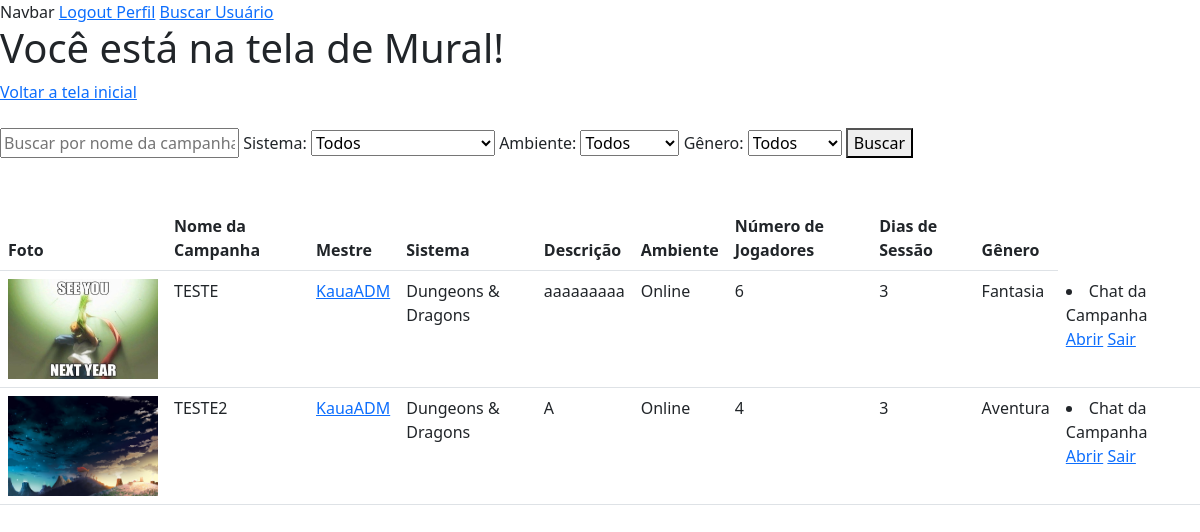
The app's page /buscarMesa/ (signed in) with its own data.
### home/models.py (models this page shows, shortened)
class Campanha(models.Model):
    nomeMestre = models.ForeignKey(Perfil, on_delete=models.CASCADE)
    SISTEMAS_RPG_CHOICES = (
        ('Dungeons & Dragons', 'Dungeons & Dragons'),
        ('Ordem Paranormal', 'Ordem Paranormal'),
        ('Tormenta20', 'Tormenta20'),
        ('Call of Cthulu', 'Call of Cthulu'),
        ('Outro', 'Outro')
    )
    AMBIENTES_RPG_CHOICES = (
        ('Online', 'Online'),
        ('Presencial', 'Presencial')
    )
    GENERO_RPG_CHOICES = (
        ('Aventura', 'Aventura'),
        ('Fantasia', 'Fantasia'),
        ('Histórico', 'Histórico'),
        ('Mistério', 'Mistério'),
        ('Suspense', 'Suspense'),
        ('Terror', 'Terror'),
    )
    nomeCampanha = models.CharField(max_length=52, null=True)
    sistemaCampanha = models.CharField(max_length=100, choices=SISTEMAS_RPG_CHOICES, null=True)
    descricaoCampanha = models.TextField(max_length=256, null=True)
    fotoCampanha = models.ImageField(upload_to='images/FotoCampanha/', null=True)
    ambienteCampanha = models.CharField(max_length=100, choices=AMBIENTES_RPG_CHOICES, null=True)
    numeroJogadores = models.IntegerField(null=True)
    diasSessao = models.CharField(max_length=52, null=True)
    generoRPG = models.CharField(max_length=100, choices=GENERO_RPG_CHOICES, null=True)

class Perfil(models.Model):
    nomePerfil = models.ForeignKey(User, on_delete=models.CASCADE)
    slug = models.SlugField(User, unique=True)
    SESSION_CHOICES = (
        ('Online', 'Online'),
        ('Presencial', 'Presencial'),
    )
    PLAYER_TYPE_CHOICES = (
        ('Mestre', 'Mestre'),
        ('Jogador', 'Jogador'),
        ('Ambos', 'Ambos'),
    )
    RPG_SYSTEM_CHOICES = (
        ('Dungeons & Dragons', 'Dungeons & Dragons'),
        ('Tormenta20', 'Tormenta20'),
        ('Ordem Paranormal', 'Ordem Paranormal'),
        ('Call of Cthulhu', 'Call of Cthulhu'),
        ('Outros', 'Outros'),
    )
    fotoConta = models.ImageField(upload_to='images/profilePictures')
    tipo_sessao = models.CharField(max_length=20, choices=SESSION_CHOICES, null=True)
    tipo_player = models.CharField(max_length=20, choices=PLAYER_TYPE_CHOICES, null=True)
    descricao = models.TextField(max_length=256, null=True)
    sistema_rpg = models.CharField(max_length=20, choices=RPG_SYSTEM_CHOICES, null=True)
    idade = models.IntegerField(null=True)

### chat/models.py (models this page shows, shortened)
class Grupo(models.Model):
    from home.models import Campanha
    uuid = models.UUIDField(default=uuid4, editable=False)
    membros = models.ManyToManyField(User)
    criador = models.ForeignKey(User, on_delete=models.CASCADE, null=True, related_name='grupos_criados')
    publico = models.BooleanField(default=False)
    campanha = models.ForeignKey(Campanha, on_delete=models.CASCADE, related_name='chats', null=True)

### home/views.py (the view)
# urls.py: path('buscarMesa/', views.buscarmesa, name='buscarmesa'),
@login_required
def buscarmesa(request):
    perfil = Perfil.objects.get(nomePerfil=request.user)
    sistema_busca = request.GET.get('q')
    sistema_filtro = request.GET.get('sistema')
    ambiente_filtro = request.GET.get('ambiente')
    genero_filtro = request.GET.get('genero')
    campanhas = Campanha.objects.all()
    if sistema_busca:
        campanhas = campanhas.filter(Q(nomeCampanha__icontains=sistema_busca))
    if sistema_filtro:
        campanhas = campanhas.filter(Q(sistemaCampanha__icontains=sistema_filtro))
    if ambiente_filtro:
        campanhas = campanhas.filter(Q(ambienteCampanha__icontains=ambiente_filtro))
    if genero_filtro:
        campanhas = campanhas.filter(Q(generoRPG__icontains=genero_filtro))
    campanhas_e_grupos = {}
    for campanha in campanhas:
        grupos = campanha.chats.all()
        campanhas_e_grupos[campanha] = grupos
    return render(request, 'principal/muralLogado.html', {'campanhas_e_grupos': campanhas_e_grupos, 'perfil': perfil})

### home/templates/principal/muralLogado.html (shortened to what this page needs)
{% extends 'principal/base.html' %}
{% block conteudo %}
<h1>Você está na tela de Mural!</h1>
<a href='{% url 'index' %}'>Voltar a tela inicial</a> <br> <br>
<form method="GET" class="search-form">
    <input type="text" name="q" placeholder="Buscar por nome da campanha">
    <label for="sistema">Sistema:</label>
    <select name="sistema" id="sistema">
        <option value="">Todos</option>
    </select>
    <label for="ambiente">Ambiente:</label>
    <select name="ambiente" id="ambiente">
        <option value="">Todos</option>
    </select>
    <label for="genero">Gênero:</label>
    <select name="genero" id="genero">
        <option value="">Todos</option>
    </select>
    <button type="submit">Buscar</button>
</form>
<br> <br>
<link href="https://cdn.jsdelivr.net/npm/bootstrap@5.3.0/dist/css/bootstrap.min.css" rel="stylesheet">
<table class="table">
    <thead>
        <tr>
            <th>Foto</th>
            <th>Nome da Campanha</th>
            <th>Mestre</th>
            <th>Sistema</th>
            <th>Descrição</th>
            <th>Ambiente</th>
            <th>Número de Jogadores</th>
            <th>Dias de Sessão</th>
            <th>Gênero</th>
        </tr>
    </thead>
    <tbody>
        {% for campanha, grupos in campanhas_e_grupos.items %}
        <tr>
            <td><img src="{{ campanha.fotoCampanha.url }}" alt="Foto da Campanha" width="150" height="100"></td>
            <td>{{ campanha.nomeCampanha }}</td>
            <td><a href="{% url 'exibir_perfil' perfil_slug=campanha.nomeMestre.slug %}">{{ campanha.nomeMestre.nomePerfil.username }}</a></td>
            <td>{{ campanha.sistemaCampanha }}</td>
            <td>{{ campanha.descricaoCampanha }}</td>
            <td>{{ campanha.ambienteCampanha }}</td>
            <td>{{ campanha.numeroJogadores }}</td>
            <td>{{ campanha.diasSessao }}</td>
            <td>{{ campanha.generoRPG }}</td>
            <td>
                {% for grupo in grupos %}
                    <div id="{{ grupo.uuid }}">
                        <li><a>Chat da Campanha</a></li>
                        {% if request.user in grupo.membros.all %}
                            <a href="{% url 'Abrir_chat_pub' uuid=grupo.uuid %}">Abrir</a>
                            {% if user != grupo.criador %}
                            <a href="{% url 'Sair_grupo' uuid=grupo.uuid %}">Sair</a>
                            {% endif %}
                        {% else %}
                            <a href="{% url 'enviar_solicitacao' campanha_id=campanha.id %}">Enviar Solicitação</a>
                        {% endif %}
                    </div>
                {% endfor %}
            </td>
        </tr>
        {% endfor %}
    </tbody>
</table>
{% endblock conteudo %}

### records on screen
Campanha: fotoCampanha (picture), nomeCampanha "TESTE", nomeMestre.nomePerfil.username "KauaADM", sistemaCampanha "Dungeons & Dragons", descricaoCampanha "aaaaaaaaa", ambienteCampanha "Online", numeroJogadores "6", diasSessao "3", generoRPG "Fantasia"
Grupo: shows "Abrir", shows "Sair"
Campanha: fotoCampanha (picture), nomeCampanha "TESTE2", nomeMestre.nomePerfil.username "KauaADM", sistemaCampanha "Dungeons & Dragons", descricaoCampanha "A", ambienteCampanha "Online", numeroJogadores "4", diasSessao "3", generoRPG "Aventura"
Grupo: shows "Abrir", shows "Sair"
